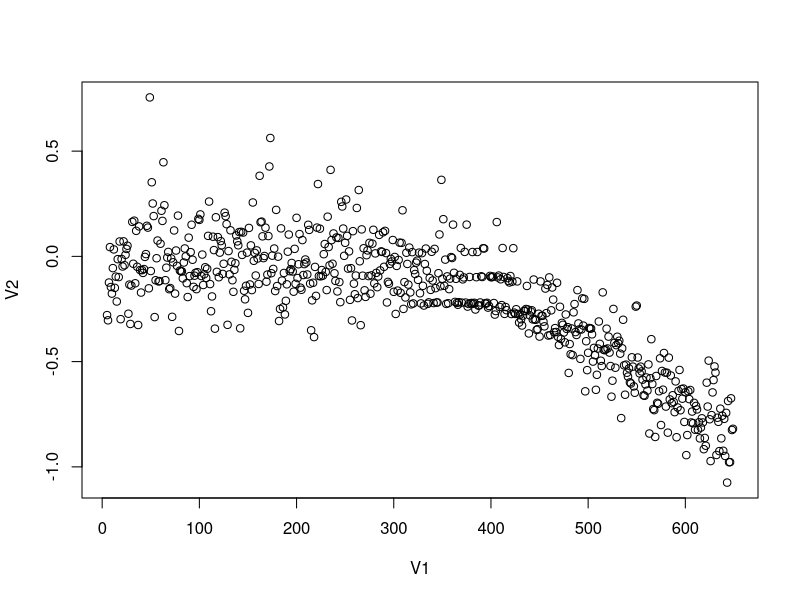
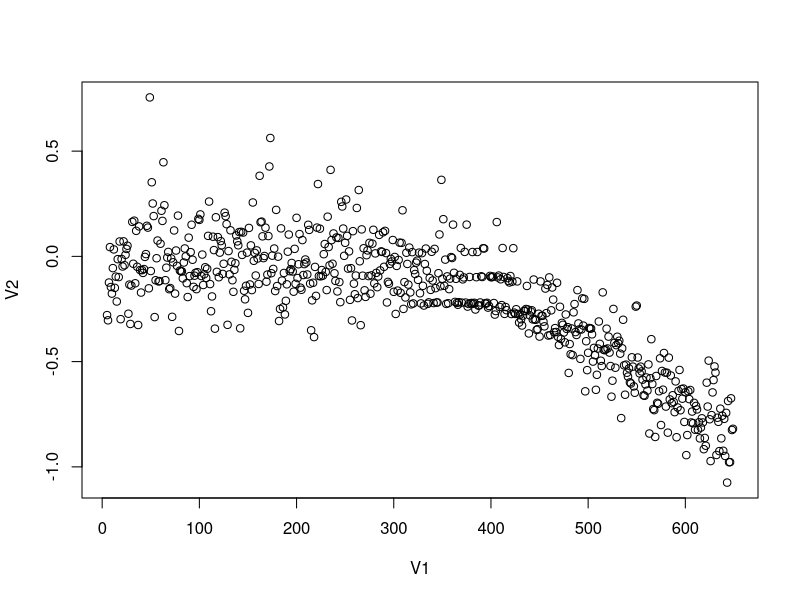

Write R code to recreate these figures, in order.

a <-read.csv("trial-final-12-20171229151253.csv", header = FALSE)
plot(a)
png("trial-final-12-20171229151253.csv.png")
plot(a)

